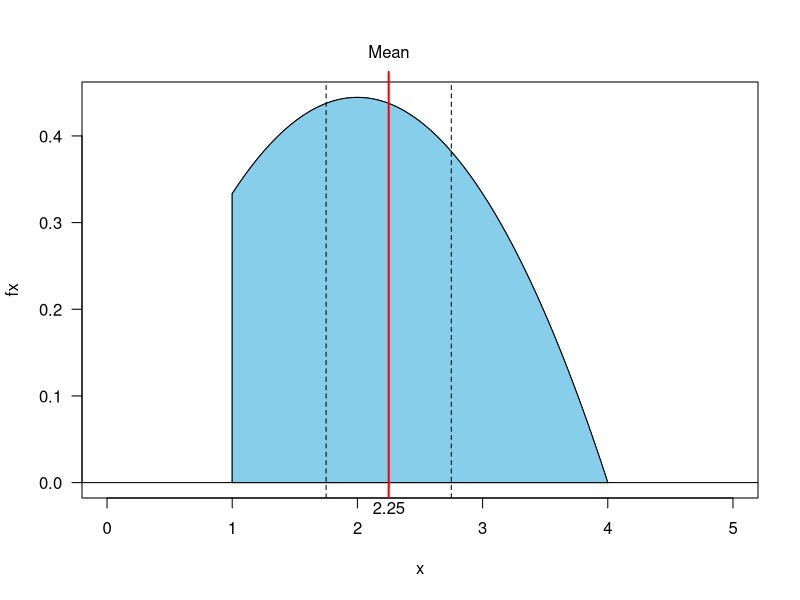

Source code (R):
## ---- chunk 1
knitr::opts_chunk$set(echo = TRUE)
## ---- chunk 2
n = 10; p = 1 / 4
choose(10, 8)

#P(R=8)
choose(n, 8) * p^8 * (1 - p)^(n - 8) 
dbinom(8, n, p)
sum(dbinom(8:10, n, p)) # P(R=8) + P(R=9) + P(R=10)
1 - pbinom(7, n, p) # 1 - (P(R=0) + P(R=1) + ... +P(R=7))
pbinom(7, n, p, lower.tail = F) # P(R=8) + P(R=9) + P(R=10)
## ---- chunk 3
n = 4; p = .95
1 - 0.05^4
1 - dbinom(0, n, p)
## ---- chunk 4
sum(dbinom(0:3, n, p))
pbinom(3, n, p)
## ---- chunk 5
x <- seq(1, 4, 0.01)
fx <- (4 * x - x^2) / 9

plot(x, fx, type = "l", las = 1, xlim = c(0, 5))
segments(1, 0, 1, 1 / 3)
abline(h = 0)
polygon(c(x, rev(x)), c(fx, rep(0, length(fx))), col = "skyblue")
abline(v = 2.25, lwd = 2, col = "red")
axis(3, at = 2.25, labels = "Mean", line = 0, col = "red",
     lwd = 2)
axis(1, at = 2.25, line = -1, col = "red")
abline(v = 1.75, lty = 2); abline(v = 2.75, lty = 2)
## ---- chunk 6
pnorm(0)

pnorm(-1)

1 - pnorm(1)

pnorm(1, lower.tail = F)

pnorm(-1.75)
pnorm(2) - pnorm(-2)
